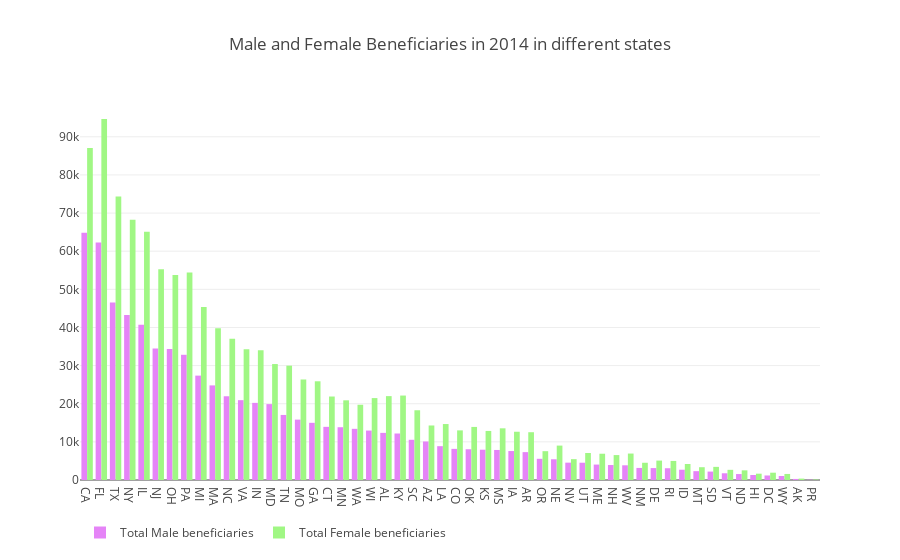

The notebook cell saved with this chart:
### Code cell
query1 = """SELECT
  state, Sum(male_beneficiaries) as male_ben, Sum(female_beneficiaries) as female_ben
FROM
  `bigquery-public-data.cms_medicare.nursing_facilities_2014`
  GROUP BY 
      state
  ORDER BY
      male_ben DESC;
        """
response1 = medicare.query_to_pandas_safe(query1)


trace1 = go.Bar(
    x=response1.state,
    y=response1.male_ben,
    marker=dict(color='#e584f7'),
    name='Total Male beneficiaries'
)
trace2 = go.Bar(
    x=response1.state,
    y=response1.female_ben,
    marker=dict(color='#a0f784'),
    name='Total Female beneficiaries'
)

data = [trace1, trace2]
layout = go.Layout(barmode='group', legend=dict(orientation='h'), title='Male and Female Beneficiaries in 2014 in different states')
fig = go.Figure(data=data, layout=layout)
iplot(fig, filename='grouped-bar')

### Figure 1 — Plotly figure (JSON) as saved in the notebook; plotly's stock layout.template omitted (floating-point values rounded to 4 significant figures)
{"data": [{"type": "bar", "x": ["CA", "FL", "TX", "NY", "IL", "NJ", "OH", "PA", "MI", "MA", "NC", "VA", "IN", "MD", "TN", "MO", "GA", "CT", "MN", "WA", "WI", "AL", "KY", "SC", "AZ", "LA", "CO", "OK", "KS", "MS", "IA", "AR", "OR", "NE", "NV", "UT", "ME", "NH", "WV", "NM", "DE", "RI", "ID", "MT", "SD", "VT", "ND", "HI", "DC", "WY", "AK", "PR"], "y": [64813, 62314, 46538, 43276, 40706, 34490, 34343, 32835, 27374, 24808, 21959, 20936, 20228, 19896, 17061, 15832, 14995, 13941, 13841, 13418, 12966, 12356, 12194, 10546, 10098, 8871, 8163, 8065, 7944, 7878, 7591, 7310, 5557, 5438, 4546, 4535, 4046, 3925, 3856, 3164, 3123, 3087, 2695, 2317, 2206, 1761, 1558, 1309, 1185, 1046, 281, 62], "marker": {"color": "#e584f7"}, "name": "Total Male beneficiaries"}, {"type": "bar", "x": ["CA", "FL", "TX", "NY", "IL", "NJ", "OH", "PA", "MI", "MA", "NC", "VA", "IN", "MD", "TN", "MO", "GA", "CT", "MN", "WA", "WI", "AL", "KY", "SC", "AZ", "LA", "CO", "OK", "KS", "MS", "IA", "AR", "OR", "NE", "NV", "UT", "ME", "NH", "WV", "NM", "DE", "RI", "ID", "MT", "SD", "VT", "ND", "HI", "DC", "WY", "AK", "PR"], "y": [87052, 94670, 74342, 68241, 65111, 55245, 53774, 54391, 45348, 39763, 37047, 34320, 34012, 30408, 29988, 26360, 25890, 21896, 20895, 19735, 21480, 21997, 22146, 18292, 14297, 14675, 13015, 13920, 12865, 13554, 12657, 12530, 7557, 9025, 5464, 7089, 6892, 6535, 6936, 4520, 5093, 5000, 4192, 3355, 3444, 2667, 2533, 1658, 1918, 1586, 366, 118], "marker": {"color": "#a0f784"}, "name": "Total Female beneficiaries"}], "layout": {"barmode": "group", "legend": {"orientation": "h"}, "title": "Male and Female Beneficiaries in 2014 in different states"}}
